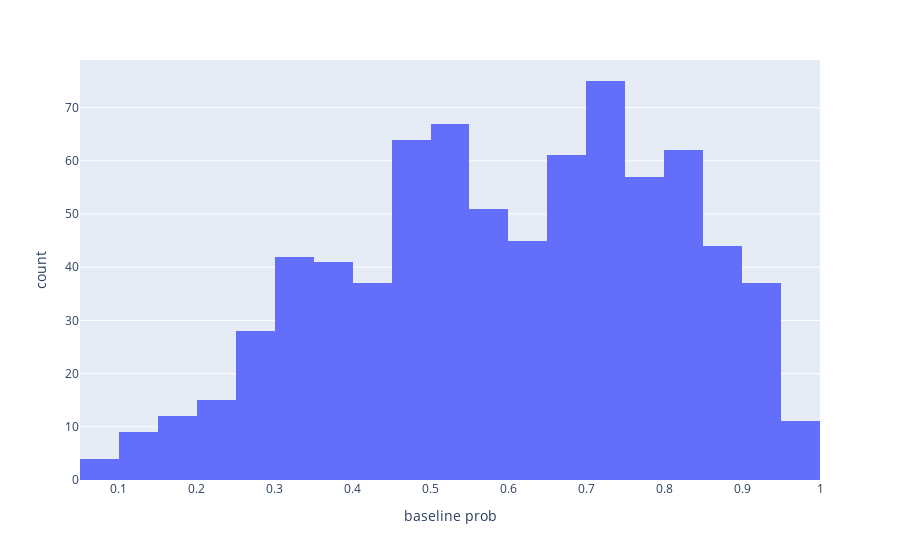

The cell this chart's notebook holds for it:
### Code cell
px.histogram(filtered, x='baseline prob').show()

### Figure 1 — Plotly figure (JSON) as saved in the notebook; plotly's stock layout.template omitted (floating-point values rounded to 4 significant figures; data arrays with more than 128 entries replaced by an {"elided": "..."} marker saying what was removed)
{"data": [{"alignmentgroup": "True", "bingroup": "x", "hovertemplate": "baseline prob=%{x}<br>count=%{y}<extra></extra>", "legendgroup": "", "marker": {"color": "#636efa", "pattern": {"shape": ""}}, "name": "", "offsetgroup": "", "orientation": "v", "showlegend": false, "type": "histogram", "x": {"elided": "762 float values"}, "xaxis": "x", "yaxis": "y"}], "layout": {"barmode": "relative", "legend": {"tracegroupgap": 0}, "margin": {"t": 60}, "xaxis": {"anchor": "y", "domain": [0, 1], "title": {"text": "baseline prob"}}, "yaxis": {"anchor": "x", "domain": [0, 1], "title": {"text": "count"}}}}
